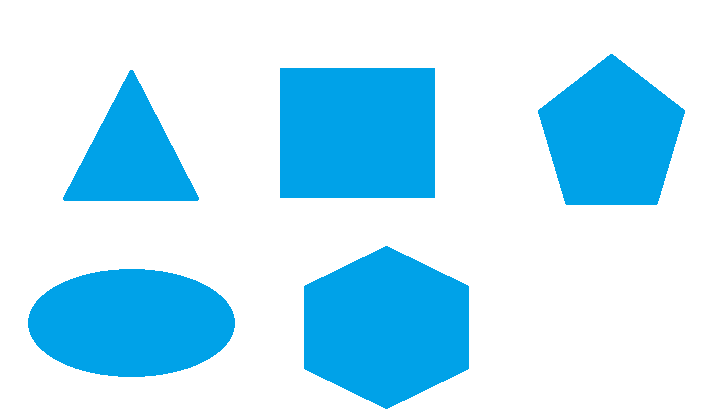
#> input picture practises_1/polygons.png, 720 x 417 px, given in place of the camera
$ python hand_features.py
#> lines starting #> are read from the running program, lines starting #| are printed output that depends on the picture; after the words box and inside, x2 and y2 are one past the last pixel; in counts of white or black regions, pixels touching at a corner belong together
import cv2.cv2 as cv2
import numpy as np
import math


def findMaxContours(contours):
    # en buyuk alanın tutuldugu index
    max_i = 0
    # en buyuk alan
    max_area = 0
    for i in range(len(contours)):
        area_hand = cv2.contourArea(contours[i])
        if max_area < area_hand:
            max_area = area_hand
            max_i = i
        try:
            c = contours[max_i]

        except:
            contours = [0]
            c = contours[0]
        return c


cap = cv2.VideoCapture(0)

while True:
    _, frame = cap.read()
#> frame is the input picture: shape (417, 720, 3); mean B, G, R 248.6, 229.3, 184.6
    frame = cv2.flip(frame, 1)
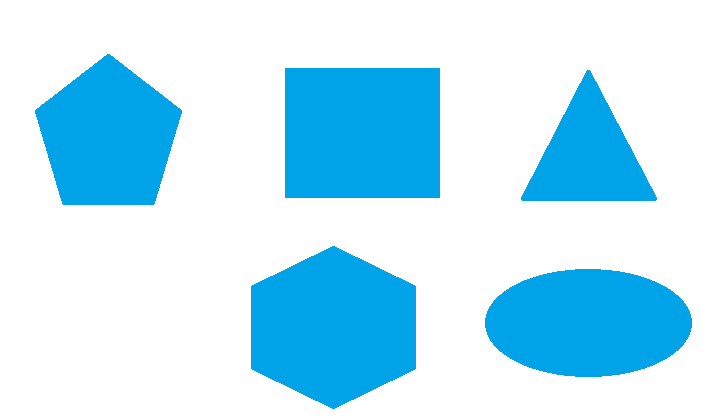
#> frame: shape (417, 720, 3); mean B, G, R 248.6, 229.3, 184.6
    frame = cv2.resize(frame, (640, 480))
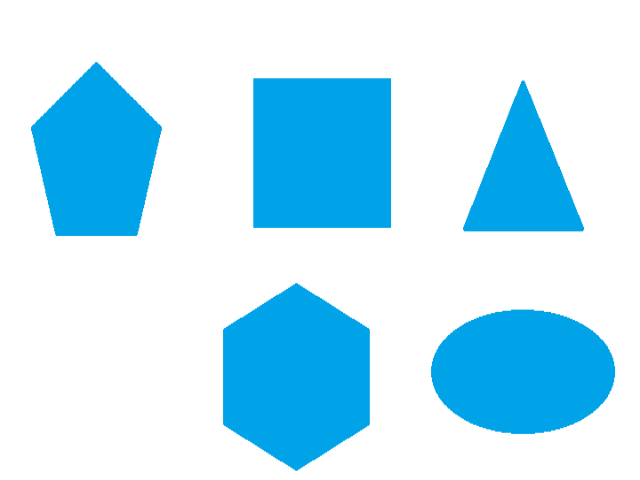
#> frame: shape (480, 640, 3); mean B, G, R 248.6, 229.3, 184.6
    roi = frame[190:380, 100:250]  # frame[y1:y2,x1:x2]
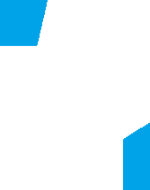
#> roi: shape (190, 150, 3); mean B, G, R 252.1, 243.4, 223.3

    cv2.rectangle(frame, (100, 190), (250, 380), (0, 0, 255), 0)
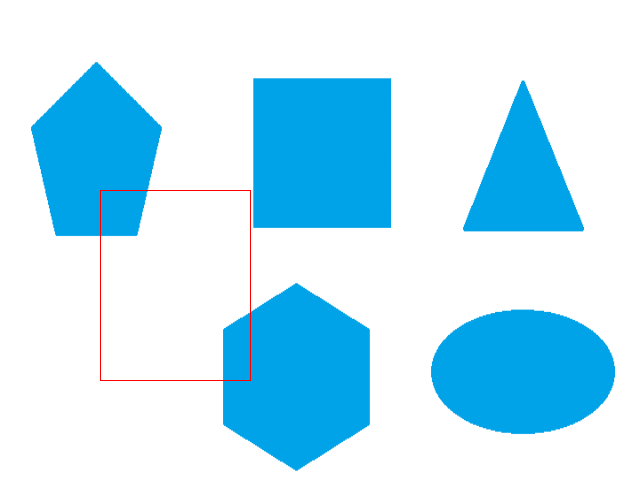
#> frame: shape (480, 640, 3); 0.22% of pixels changed, all inside (x1, y1, x2, y2) = (100, 190, 251, 381)

    hsv = cv2.cvtColor(roi, cv2.COLOR_BGR2HSV)
#> hsv: shape (190, 150, 3); mean H, S, V 12.3, 33.9, 252.2
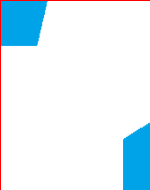
#> roi: shape (190, 150, 3); 1.19% of pixels changed, all inside (x1, y1, x2, y2) = (0, 0, 150, 190)
    lower_color = np.array([0, 124, 45], dtype=np.uint8)
    upper_color = np.array([77, 205, 255], dtype=np.uint8)

    mask = cv2.inRange(hsv, lower_color, upper_color)
#> mask: shape (190, 150); every value is 0

    kernel = np.ones((3, 3), np.uint8)
    mask = cv2.dilate(mask, kernel, iterations=1)
    mask = cv2.medianBlur(mask, 15)

    contours, _ = cv2.findContours(mask, cv2.RETR_TREE, cv2.CHAIN_APPROX_SIMPLE)
#> contours = []

    if len(contours) > 0:
        try:
            c = findMaxContours(contours)
            # en uç noktalari arar
            # x'in en kucuk oldugu yer
            extLeft = tuple(c[c[:, :, 0].argmin()][0])
            # x'in en buyuk oldugu yer
            extRight = tuple(c[c[:, :, 0].argmax()][0])
            # ust nokta; y nin en kucuk oldugu yer
            extTop = tuple(c[c[:, :, 1].argmin()][0])

            cv2.circle(roi, extLeft, 5, (0, 255, 0), 2)
            cv2.circle(roi, extRight, 5, (0, 255, 0), 2)
            cv2.circle(roi, extTop, 5, (0, 255, 0), 2)

            cv2.line(roi, extLeft, extTop, (0, 0, 255), 3)
            cv2.line(roi, extTop, extRight, (0, 0, 255), 3)
            cv2.line(roi, extRight, extLeft, (0, 0, 255), 3)

            # a koordinat sisteminde iki nokta arası uzaklık
            a = math.sqrt((extRight[0] - extTop[0]) ** 2 + (extRight[1] - extTop[1]) ** 2)
            c = math.sqrt((extTop[0] - extLeft[0]) ** 2 + (extTop[1] - extLeft[1]) ** 2)
            b = math.sqrt((extRight[0] - extLeft[0]) ** 2 + (extRight[1] - extLeft[1]) ** 2)

            try:
                angle_ab = int(math.acos((a ** 2 + b ** 2 - c ** 2) / (2 * b * c)) * 57)

                cv2.putText(roi, str(angle_ab), (extRight[0] - 100, extRight[1]), cv2.FONT_HERSHEY_SIMPLEX, 1,
                            (0, 0, 255), 2)
                if angle_ab > 70:
                    cv2.rectangle(frame,(0,0),(100,100),(255,255,0),-1)
                else:
                    pass


            except:
                cv2.putText(roi, " ? ", (extRight[0] - 100, extRight[1]), cv2.FONT_HERSHEY_SIMPLEX, 1,
                            (0, 0, 255), 2)


        except:
            pass
    else:
        pass

    cv2.imshow("frame", frame)
    cv2.imshow("ROI", roi)
    cv2.imshow("masked ROI", mask)

    if cv2.waitKey(15) & 0xFF == ord("q"):
#> (key q is pressed here)
        break

cap.release()
cv2.destroyAllWindows()
